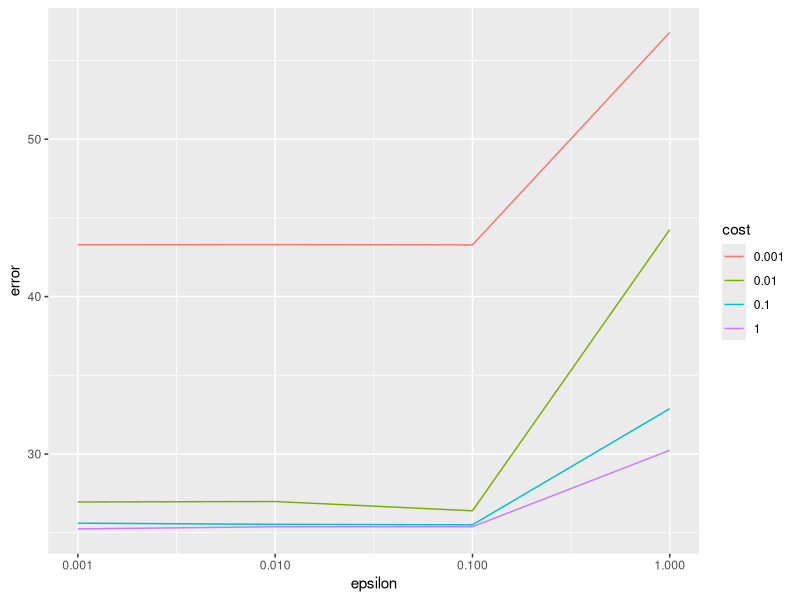
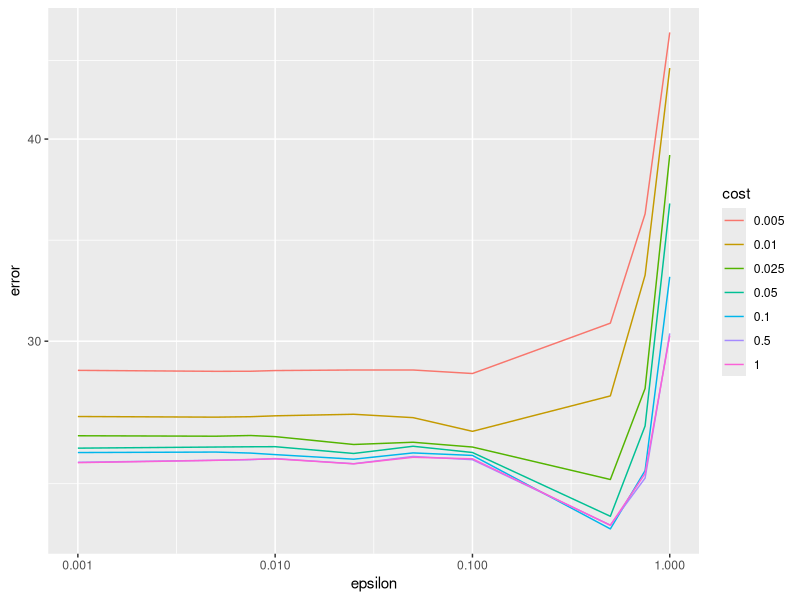
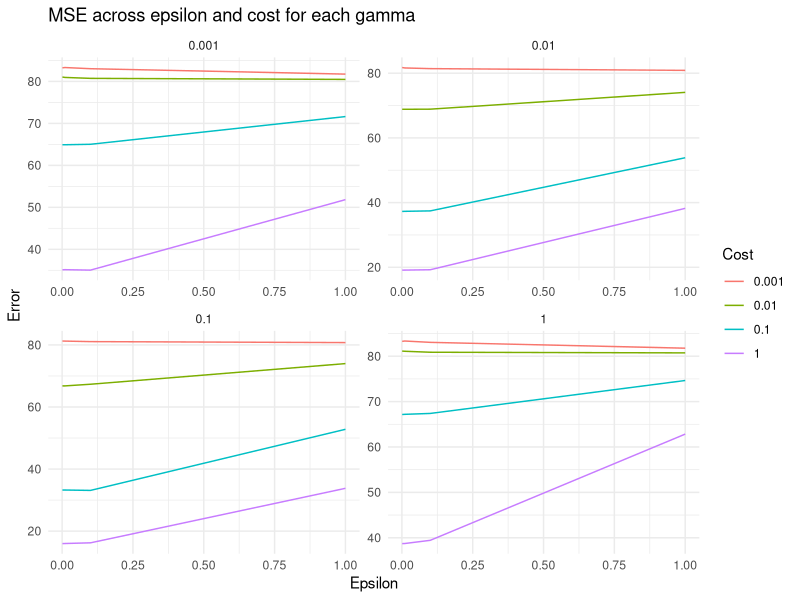

Write R code to recreate these figures, in order. (Note: a time limit stopped this script after it produced the figures.)
## ---- chunk 1
knitr::opts_chunk$set(echo = TRUE)
library(e1071)
library(ggplot2)
library("MASS")
data(Boston)
set.seed(4645251)
test = sample(1:nrow(Boston), size=100)
train = which(!(1:nrow(Boston)) %in% test)
## ---- chunk 2
cost = c(.001, .01, .1, 1)
epsilon = c(.001, .01, .1, 1)
set.seed(4645251)
tune.out = tune(svm, medv ~ ., data=Boston[train,], kernel='linear'
                , ranges=list(cost=cost, epsilon=epsilon))

perf = tune.out$performances
perf$cost = factor(perf$cost)
ggplot(perf) + geom_line(aes(epsilon, error, group=cost, color=cost)) + scale_x_log10()

tune.out$best.parameters
tune.out$performances
## ---- chunk 3

best.model = tune.out$best.model
ypred = predict(best.model, Boston[test,])
ytrue = Boston$medv[test]

mse = mean((ytrue - ypred)^2)
mae = mean(abs(ytrue - ypred))
cat('MSE:', round(mse, 4), '\n')
cat('MAE:', round(mae, 4))
## ---- chunk 4
cost = c(.005, .01, .025, .05, .1, .5, 1)
epsilon = c(.001, .005, .0075, .01, .025, .05, .1, .5, .75, 1)
set.seed(4645251)
tune.out = tune(svm, medv ~ ., data=Boston[train,], kernel='linear'
                , ranges=list(cost=cost, epsilon=epsilon))

perf = tune.out$performances
perf$cost = factor(perf$cost)
ggplot(perf) + geom_line(aes(epsilon, error, group=cost, color=cost)) + scale_x_log10() + scale_y_log10()

tune.out$best.parameters
## ---- chunk 5

best.model = tune.out$best.model
ypred = predict(best.model, Boston[test,])
ytrue = Boston$medv[test]

mse = mean((ytrue - ypred)^2)
mae = mean(abs(ytrue - ypred))
cat('MSE:', round(mse, 4), '\n')
cat('MAE:', round(mae, 4))
## ---- chunk 6
cost = c(.001, .01, .1, 1)
epsilon = c(.001, .01, .1, 1)
gamma = c(.001, .01, .1, 1)
set.seed(4645251)
tune.out = tune(svm, medv ~ ., data=Boston[train,], kernel='radial'
                , ranges=list(cost=cost, epsilon=epsilon, gamma=gamma))

perf = tune.out$performances
perf$cost = factor(perf$cost)
res <- tune.out$performances

# Plot: one for each gamma
ggplot(perf, aes(epsilon, error, group=cost, color=cost)) +
  geom_line() +
  facet_wrap(~ gamma, scales = "free") +
  labs(
    title = "MSE across epsilon and cost for each gamma",
    x = "Epsilon",
    y = "Error",
    color = "Cost"
  ) +
  theme_minimal()

tune.out$best.parameters
## ---- chunk 7

best.model = tune.out$best.model
ypred = predict(best.model, Boston[test,])
ytrue = Boston$medv[test]

mse = mean((ytrue - ypred)^2)
mae = mean(abs(ytrue - ypred))
cat('MSE:', round(mse, 4), '\n')
cat('MAE:', round(mae, 4))
## ---- chunk 8
cost = c(.001, .005, .01, .05, .1, .5, 1)
epsilon = c(.001, .005, .01, .05, .1, .5, 1)
gamma = c(.001, .005, .01, .05, .1, .5, 1)
set.seed(4645251)
tune.out = tune(svm, medv ~ ., data=Boston[train,], kernel='radial'
                , ranges=list(cost=cost, epsilon=epsilon, gamma=gamma))

perf = tune.out$performances
perf$cost = factor(perf$cost)
res <- tune.out$performances

# Plot: one for each gamma
ggplot(perf, aes(epsilon, error, group=cost, color=cost)) +
  geom_line() +
  facet_wrap(~ gamma, scales = "free") +
  labs(
    title = "MSE across epsilon and cost for each gamma",
    x = "Epsilon",
    y = "Error",
    color = "Cost"
  ) +
  theme_minimal()

tune.out$best.parameters
## ---- chunk 9

best.model = tune.out$best.model
ypred = predict(best.model, Boston[test,])
ytrue = Boston$medv[test]

mse = mean((ytrue - ypred)^2)
mae = mean(abs(ytrue - ypred))
cat('MSE:', round(mse, 4), '\n')
cat('MAE:', round(mae, 4))
## ---- chunk 10
lm.model <- lm(medv ~ ., data = Boston[train, ])
lm.pred <- predict(lm.model, newdata = Boston[test, ])

mse = mean((ytrue - lm.pred)^2)
mae = mean(abs(ytrue - lm.pred))
cat('MSE:', round(mse, 4), '\n')
cat('MAE:', round(mae, 4))
